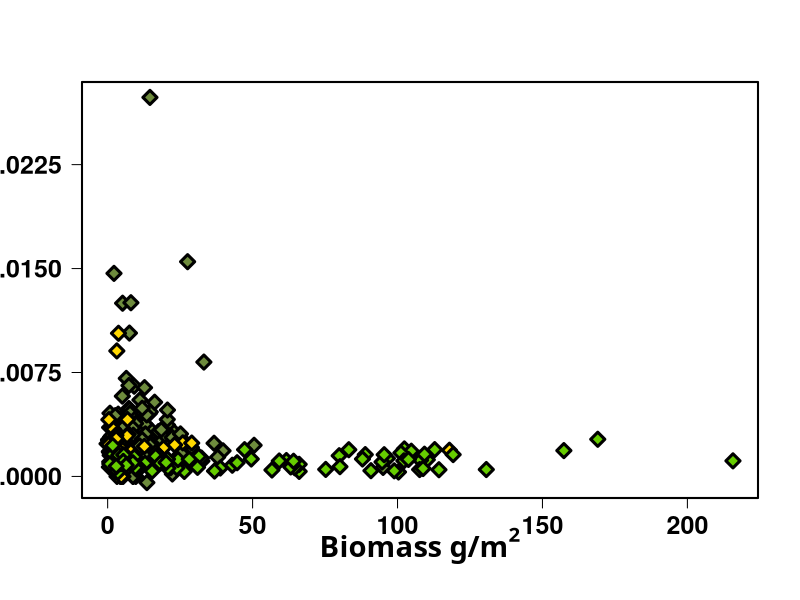

Reproduce this figure in R. (Note: this script raises an error after producing the figure.)
library(tidyverse)
library(readr)
library(plyr)
library(dplyr)

alldata <- read.csv("2_incremental/20220310_STANDING_CROP.csv")

alldata$SAMPLING_DATE<-as.Date(alldata$SAMPLING_DATE)

names(alldata)


se <- function(x, ...) sqrt(var(x, ...)/length(x))


n<-7
n2<-19


Xlabel=expression(bold(paste("Biomass g/m"^"2")))
  
  #expression(bold(paste("MB mg/g")))
#Ylabel=expression(bold("N fixation (mg/m"^"2"~"*h"^"-1"~")"))

#mod.data<-a[complete.cases(a), ]
#names(mod.data)<-c("Date","PAR","NFix")



#dev.new()
plot(alldata[,n], alldata[,n2], 
     ylim = range(alldata[,n2],na.rm=TRUE),
     xlim = range(alldata[,n],na.rm=TRUE),
     cex=0,
     xaxt = "n",
     xlab = NA,
     yaxt = "n",
     ylab = NA,
     lwd=3
     
)

axis(side = 1, at = seq(0, 200, length.out=5), las=1, font.axis=2, cex.axis=1.5)
axis(side = 2, at = seq(0, .03, length.out=5), las=1, font.axis=2, cex.axis=1.5)

title(xlab=Xlabel, line=2.5, cex.lab=1.75, family="Calibri Light")

range(alldata[,n],na.rm=TRUE)


dfEPIL <- alldata[which(alldata$SAMPLE_DESCRIPTOR == "EPIL"),]

dfEPIP <- alldata[which(alldata$SAMPLE_DESCRIPTOR == "EPIP"),]

dfFILA <- alldata[which(alldata$SAMPLE_DESCRIPTOR == "FILA"),]

points(dfEPIL[,7], dfEPIL[,n2],pch=23, cex=1.5,col="black", bg=colors()[89],lwd=3)

points(dfEPIP[,7], dfEPIP[,n2],pch=23, cex=1.5,col="black", bg="gold",lwd=3)

points(dfFILA[,7], dfFILA[,n2],pch=23, cex=1.5,col="black", bg="chartreuse3",lwd=3)


#title(ylab=Ylabel, line=2.5, cex.lab=1.2, family="Calibri Light")

box(lwd=2)

summary(mod)


